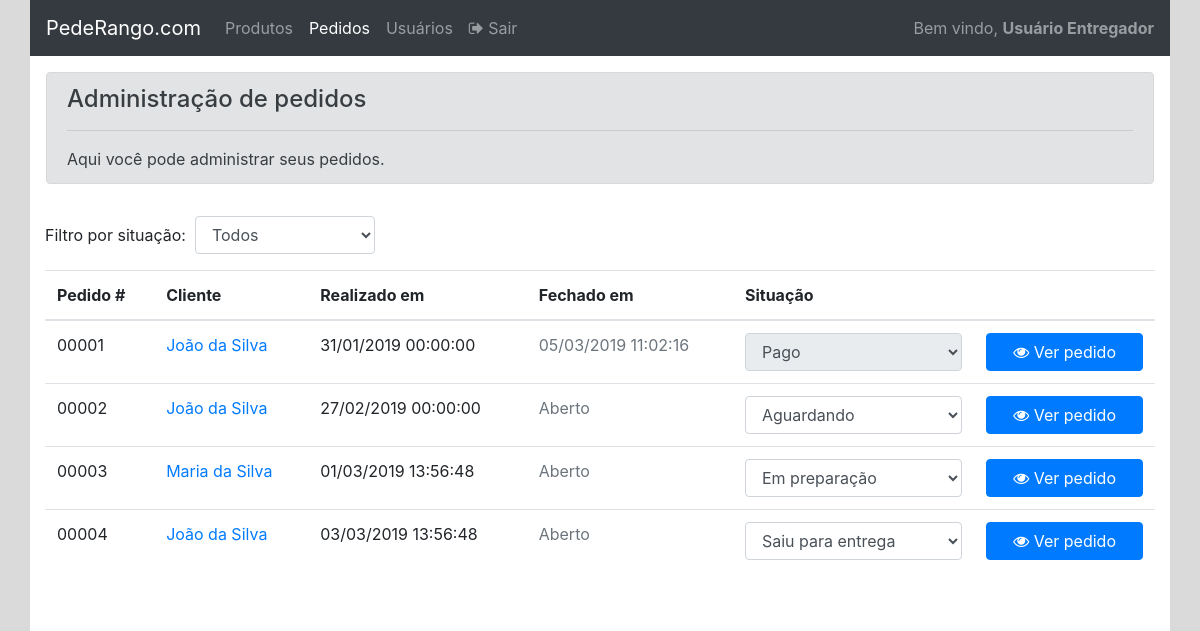
/admin/pedido_listar.php (signed in), run on the app's committed database.
### tables this page shows
create table pedidos_tb(
    id_pedido int(10) not null primary key auto_increment,
    cod_usuario int(10) not null,

    data_pedido datetime not null,
    data_fechamento datetime,
    status_pedido enum('aguardando', 'em preparacao', 'entrega', 'pago'),

    foreign key(cod_usuario) references usuarios_tb(codigo_usuario)
);

create table usuarios_tb(
    codigo_usuario int(10) not null primary key auto_increment,

    username varchar(20) not null,
    nome_completo text not null,
    endereco text not null,
    estado_cod int(10),
    cidade_cod int(10),
    senha varchar(8) not null,
    tipo enum('adm', 'com', 'ent')  
);

### admin/pedido_listar.php (the view, shortened to what this page needs)
<?php
require_once '../conexao/conecta.php';
$filtro = $_GET['filtro'] ?? '';
if($filtro){
    $filtro_sql = " AND pedidos_tb.status_pedido = '$filtro' ";
}else{
    $filtro_sql = '';
}
$resultado = mysqli_query($conexao, "SELECT id_pedido FROM pedidos_tb WHERE 1=1 $filtro_sql ORDER BY data_pedido");
if($resultado){
    $limit          = 5;
    $pagina_atual   = isset($_GET['pag']) ? $_GET['pag'] : 1;
    $offset         = $limit * ($pagina_atual - 1);
    $resultado = mysqli_query($conexao, "SELECT usuarios_tb.nome_completo, pedidos_tb.* FROM pedidos_tb INNER JOIN usuarios_tb ON usuarios_tb.codigo_usuario = pedidos_tb.cod_usuario WHERE 1=1 $filtro_sql ORDER BY pedidos_tb.data_pedido LIMIT $offset, $limit");
    $pedidos = mysqli_fetch_all($resultado, MYSQLI_ASSOC);
}else{
    $pedidos = [];
}
?>
<!DOCTYPE html>
<html lang="pt-br">
<head>
    <link rel="stylesheet" href="https://stackpath.bootstrapcdn.com/font-awesome/4.7.0/css/font-awesome.min.css">
    <link rel="stylesheet" href="https://stackpath.bootstrapcdn.com/bootstrap/4.3.1/css/bootstrap.min.css">
</head>
<body>
    <div id="principal" class="container">
        <div class="row">
            <div class="col-12 p-0">
                <?php require_once 'header.php' ?>
                <div class="p-3">
                    <div class="alert alert-secondary" role="alert">
                        <h4 class="alert-heading">Administração de pedidos</h4>
                        <hr>
                        <p class="mb-0">Aqui você pode administrar seus pedidos.</p>
                    </div>
                </div>
            </div>
        </div>
        <div id="conteudo" class="row">
            <div class="col-12">
                <form class="form-inline">
                    <label for="campoFiltro">Filtro por situação:</label>&nbsp;&nbsp;
                    <select onchange="form.submit()" class="form-control" id="campoFiltro" name="filtro">
                        <option value="">Todos</option>
                    </select>
                </form>
                <div class="table-responsive mt-3">
                    <table class="table">
                        <thead>
                            <th>Pedido #</th>
                            <th>Cliente</th>
                            <th>Realizado em</th>
                            <th>Fechado em</th>
                            <th>Situação</th>
                            <th>&nbsp;</th>
                        </thead>
                        <tbody>
                            <?php foreach($pedidos as $pedido): ?>
                            <?php $pedido = (object) $pedido; ?>
                            <tr>
                                <form method="post" action="pedido_alterar_status.php">
                                    <td><?php print str_pad($pedido->id_pedido,5,'0',STR_PAD_LEFT) ?></td>
                                    <td><a href="usuario_alterar.php?id=<?php print $pedido->cod_usuario ?>"><?php print $pedido->nome_completo ?></a></td>
                                    <td><?php print date('d/m/Y H:i:s',strtotime($pedido->data_pedido)) ?></td>
                                    <td class="text-muted"><?php print ($pedido->data_fechamento ? date('d/m/Y H:i:s',strtotime($pedido->data_fechamento)) :  'Aberto') ?></td>
                                    <td>
                                        <select <?php if($pedido->status_pedido == 'pago') print 'disabled' ?> onchange="return alterar(form)" class="form-control" name="status" id="campoStatus">
                                            <option <?php if($pedido->status_pedido == 'aguardando') print 'selected' ?> value="aguardando">Aguardando</option>
                                            <option <?php if($pedido->status_pedido == 'em preparacao') print 'selected' ?> value="em preparacao">Em preparação</option>
                                            <option <?php if($pedido->status_pedido == 'entrega') print 'selected' ?> value="entrega">Saiu para entrega</option>
                                            <option <?php if($pedido->status_pedido == 'pago') print 'selected' ?> value="pago">Pago</option>
                                        </select>
                                    </td>
                                    <td>
                                        <a class="btn btn-block btn-primary" href="pedido_alterar.php?id=<?php print $pedido->id_pedido ?>"><i class="fa fa-eye"></i> Ver pedido</a>
                                    </td>
                                </form>
                            </tr>
                            <?php endforeach; ?>
                        </tbody>
                    </table>
                </div>
                <div class="row justify-content-center">
                </div>
            </div>
        </div>
    </div>
</body>
</html>

### admin/pedido_listar.php (style rules this page uses)
html, body { background-color: #dadada; height: 100%; }
#principal, #conteudo { background-color: white; }
#principal { height: 100%; }

### data on the page
pedidos_tb: id_pedido "00001", cod_usuario.nome_completo "João da Silva", data_pedido "31/01/2019 00:00:00", data_fechamento "05/03/2019 11:02:16", status "Pago"
pedidos_tb: id_pedido "00002", cod_usuario.nome_completo "João da Silva", data_pedido "27/02/2019 00:00:00", shows "Aberto", status "Aguardando"
pedidos_tb: id_pedido "00003", cod_usuario.nome_completo "Maria da Silva", data_pedido "01/03/2019 13:56:48", shows "Aberto", status "Em preparação"
pedidos_tb: id_pedido "00004", cod_usuario.nome_completo "João da Silva", data_pedido "03/03/2019 13:56:48", shows "Aberto", status "Saiu para entrega"

### other printed values
$_SESSION['nome_completo'] "Usuário Entregador"
